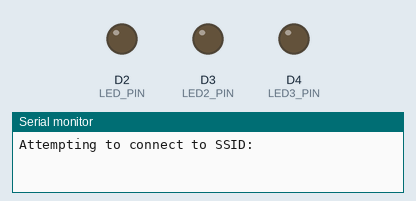
This sketch was run on a simulated Arduino Uno R4 WiFi. Parts: output pins drawn as LEDs (lit = HIGH), the last lines printed to the serial monitor. WiFi joins after 1.5 s; servers stay silent unless stated; uploads are accepted with an empty reply; not simulated (calls return 0 or success): arduino_secrets.h. At 12.2 s the program stops and its outputs stay as they are.

Above: at 0.1 s.
At 11.9 s:
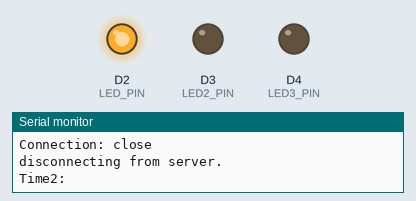
Timing chart, 0 to 13.4 s (numbered marks = the images above):
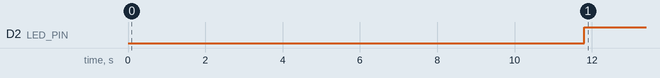

The sketch:

Chapter_6_Network_Statistical_Delay.ino
```cpp
#include "WiFiS3.h"
#include "arduino_secrets.h"
#define LED_PIN 2
#define LED2_PIN 3
#define LED3_PIN 4
///////please enter your sensitive data in the Secret tab/arduino_secrets.h
char ssid[] = SECRET_SSID;        // your network SSID (name)
char pass[] = SECRET_PASS;    // your network password (use for WPA, or use as key for WEP)
int keyIndex = 0;            // your network key index number (needed only for WEP)

int status = WL_IDLE_STATUS;
// if you don't want to use DNS (and reduce your sketch size)
// use the numeric IP instead of the name for the server:
char server[] = "www.github.com";    // name address for github (using DNS)

// Initialize the Ethernet client library
// with the IP address and port of the server
// that you want to connect to (port 80 is default for HTTP):
WiFiClient client;
unsigned long myTime1;
unsigned long myTime2;
unsigned long myTime3;
/* ------------------------------------------------------ */
void setup() {
/* ------------------------------------------------------ */
  //Initialize serial and wait for port to open:
  Serial.begin(9600);
  while (!Serial) {
    ; // wait for serial port to connect. Needed for native USB port only
  }
  pinMode(LED_PIN, OUTPUT);      // set the LED pin mode
  pinMode(LED2_PIN, OUTPUT);      // set the LED2 pin mode
  pinMode(LED3_PIN, OUTPUT);      // set the LED3 pin mode
  // check for the WiFi module:
  if (WiFi.status() == WL_NO_MODULE) {
    Serial.println("Communication with WiFi module failed!");
    // don't continue
    while (true);
  }

  String fv = WiFi.firmwareVersion();
  if (fv < WIFI_FIRMWARE_LATEST_VERSION) {
    Serial.println("Please upgrade the firmware");
  }

  // attempt to connect to WiFi network:
  while (status != WL_CONNECTED) {
    Serial.print("Attempting to connect to SSID: ");
    Serial.println(ssid);
    // Connect to WPA/WPA2 network. Change this line if using open or WEP network:
    status = WiFi.begin(ssid, pass);

    // wait 10 seconds for connection:
    delay(10000);
  }

  printWifiStatus();
  Serial.print("Time1: ");
  myTime1 = millis();
  Serial.println("\nStarting connection to server...");
  // if you get a connection, report back via serial:

  if (client.connect(server, 80)) {
    Serial.println("connected to server");
    // Make a HTTP request:
    client.println("GET /search?q=arduino HTTP/1.1");
    client.println("Host: www.github.com");
    client.println("Connection: close");
    client.println();
  }
}

/* just wrap the received data up to 80 columns in the serial print*/
/* ------------------------------------------------------ */
void read_response() {
/* ------------------------------------------------------ */
  uint32_t received_data_num = 0;
  while (client.available()) {
    /* actual data reception */
    char c = client.read();
    /* print data to serial port */
    Serial.print(c);
    /* wrap data to 80 columns*/
    received_data_num++;
    if(received_data_num % 80 == 0) {
      Serial.println();
    }
  }
}

/* -------------------------------------------------------- */
void loop() {
/* -------------------------------------------------------- */
  read_response();

  // if the server's disconnected, stop the client:
  if (!client.connected()) {
    Serial.println();
    Serial.println("disconnecting from server.");
    client.stop();
    Serial.print("Time2: ");
    myTime2 = millis();
    myTime3 = myTime2 - myTime1;
    if(myTime3 < 3000)digitalWrite(LED_PIN,HIGH);
    else if(myTime3 < 7000)digitalWrite(LED2_PIN,HIGH);
    else digitalWrite(LED3_PIN,HIGH);

    // do nothing forevermore:
    while (true);
  }
}

/* ---------------------------------------------------- */
void printWifiStatus() {
/* ---------------------------------------------------- */
  // print the SSID of the network you're attached to:
  Serial.print("SSID: ");
  Serial.println(WiFi.SSID());

  // print your board's IP address:
  IPAddress ip = WiFi.localIP();
  Serial.print("IP Address: ");
  Serial.println(ip);

  // print the received signal strength:
  long rssi = WiFi.RSSI();
  Serial.print("signal strength (RSSI):");
  Serial.print(rssi);
  Serial.println(" dBm");
}
```

Measured:
- by itself, D2 (LED_PIN): LOW → HIGH at 11.8 s
